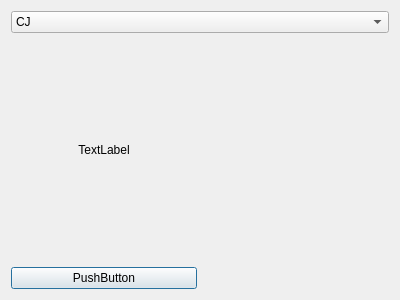
<?xml version="1.0" encoding="UTF-8"?>
<ui version="4.0">
 <class>Dialog</class>
 <widget class="QDialog" name="Dialog">
  <property name="geometry">
   <rect>
    <x>0</x>
    <y>0</y>
    <width>400</width>
    <height>300</height>
   </rect>
  </property>
  <property name="windowTitle">
   <string>Dialog</string>
  </property>
  <layout class="QGridLayout" name="gridLayout">
   <item row="0" column="0" colspan="2">
    <widget class="QComboBox" name="comboBox">
     <item>
      <property name="text">
       <string>CJ</string>
      </property>
     </item>
     <item>
      <property name="text">
       <string>김해</string>
      </property>
     </item>
     <item>
      <property name="text">
       <string>여성</string>
      </property>
     </item>
    </widget>
   </item>
   <item row="1" column="0">
    <widget class="QLabel" name="label">
     <property name="text">
      <string>TextLabel</string>
     </property>
     <property name="alignment">
      <set>Qt::AlignCenter</set>
     </property>
    </widget>
   </item>
   <item row="2" column="0">
    <widget class="QPushButton" name="pushButton">
     <property name="text">
      <string>PushButton</string>
     </property>
    </widget>
   </item>
  </layout>
 </widget>
 <resources/>
 <connections/>
</ui>
